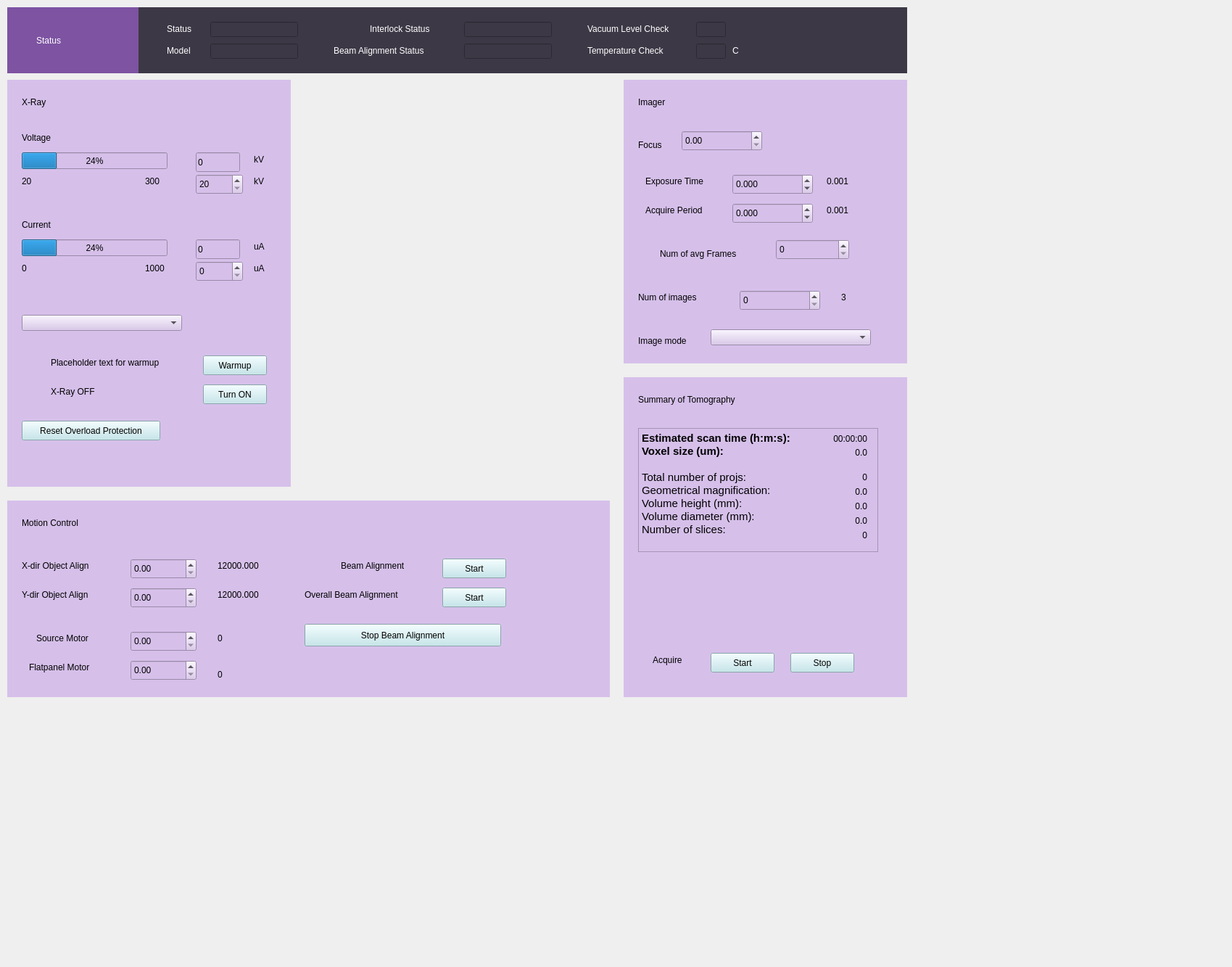
<?xml version="1.0" encoding="UTF-8"?>
<ui version="4.0">
 <class>xrayControl</class>
 <widget class="QWidget" name="xrayControl">
  <property name="geometry">
   <rect>
    <x>0</x>
    <y>0</y>
    <width>1699</width>
    <height>1333</height>
   </rect>
  </property>
  <property name="windowTitle">
   <string>Dialog</string>
  </property>
  <property name="styleSheet">
   <string notr="true">QPushButton
{
   background-color:red;
}</string>
  </property>
  <widget class="QWidget" name="widget" native="true">
   <property name="geometry">
    <rect>
     <x>190</x>
     <y>10</y>
     <width>1061</width>
     <height>91</height>
    </rect>
   </property>
   <property name="styleSheet">
    <string notr="true">color: rgb(255, 255, 255);
background-color: rgb(61, 56, 70);</string>
   </property>
   <widget class="QLabel" name="label_2">
    <property name="geometry">
     <rect>
      <x>40</x>
      <y>20</y>
      <width>51</width>
      <height>19</height>
     </rect>
    </property>
    <property name="text">
     <string>Status</string>
    </property>
   </widget>
   <widget class="QLineEdit" name="brstatus">
    <property name="geometry">
     <rect>
      <x>100</x>
      <y>20</y>
      <width>121</width>
      <height>21</height>
     </rect>
    </property>
    <property name="text">
     <string/>
    </property>
    <property name="readOnly">
     <bool>true</bool>
    </property>
   </widget>
   <widget class="QLabel" name="label">
    <property name="geometry">
     <rect>
      <x>270</x>
      <y>50</y>
      <width>161</width>
      <height>19</height>
     </rect>
    </property>
    <property name="text">
     <string>Beam Alignment Status</string>
    </property>
   </widget>
   <widget class="QLineEdit" name="brbeam_align">
    <property name="geometry">
     <rect>
      <x>450</x>
      <y>50</y>
      <width>121</width>
      <height>21</height>
     </rect>
    </property>
    <property name="text">
     <string/>
    </property>
    <property name="readOnly">
     <bool>true</bool>
    </property>
   </widget>
   <widget class="QLabel" name="label_3">
    <property name="geometry">
     <rect>
      <x>320</x>
      <y>20</y>
      <width>111</width>
      <height>20</height>
     </rect>
    </property>
    <property name="text">
     <string>Interlock Status</string>
    </property>
   </widget>
   <widget class="QLineEdit" name="brinterlock">
    <property name="geometry">
     <rect>
      <x>450</x>
      <y>20</y>
      <width>121</width>
      <height>21</height>
     </rect>
    </property>
    <property name="text">
     <string/>
    </property>
    <property name="readOnly">
     <bool>true</bool>
    </property>
   </widget>
   <widget class="QLabel" name="label_4">
    <property name="geometry">
     <rect>
      <x>620</x>
      <y>20</y>
      <width>141</width>
      <height>19</height>
     </rect>
    </property>
    <property name="text">
     <string>Vacuum Level Check</string>
    </property>
   </widget>
   <widget class="QLabel" name="label_5">
    <property name="geometry">
     <rect>
      <x>620</x>
      <y>50</y>
      <width>131</width>
      <height>20</height>
     </rect>
    </property>
    <property name="text">
     <string>Temperature Check</string>
    </property>
   </widget>
   <widget class="QLineEdit" name="brvacuum">
    <property name="geometry">
     <rect>
      <x>770</x>
      <y>20</y>
      <width>41</width>
      <height>21</height>
     </rect>
    </property>
    <property name="text">
     <string/>
    </property>
    <property name="readOnly">
     <bool>true</bool>
    </property>
   </widget>
   <widget class="QLineEdit" name="brtemperature">
    <property name="geometry">
     <rect>
      <x>770</x>
      <y>50</y>
      <width>41</width>
      <height>21</height>
     </rect>
    </property>
    <property name="text">
     <string/>
    </property>
    <property name="readOnly">
     <bool>true</bool>
    </property>
   </widget>
   <widget class="QLabel" name="label_6">
    <property name="geometry">
     <rect>
      <x>820</x>
      <y>50</y>
      <width>16</width>
      <height>19</height>
     </rect>
    </property>
    <property name="text">
     <string>C</string>
    </property>
   </widget>
   <widget class="QLabel" name="label_20">
    <property name="geometry">
     <rect>
      <x>40</x>
      <y>50</y>
      <width>51</width>
      <height>19</height>
     </rect>
    </property>
    <property name="text">
     <string>Model</string>
    </property>
   </widget>
   <widget class="QLineEdit" name="brmodel">
    <property name="geometry">
     <rect>
      <x>100</x>
      <y>50</y>
      <width>121</width>
      <height>21</height>
     </rect>
    </property>
    <property name="text">
     <string/>
    </property>
    <property name="readOnly">
     <bool>true</bool>
    </property>
   </widget>
  </widget>
  <widget class="QWidget" name="verticalLayoutWidget">
   <property name="geometry">
    <rect>
     <x>420</x>
     <y>110</y>
     <width>421</width>
     <height>561</height>
    </rect>
   </property>
   <layout class="QVBoxLayout" name="place_panel"/>
  </widget>
  <widget class="QWidget" name="widget_2" native="true">
   <property name="geometry">
    <rect>
     <x>10</x>
     <y>110</y>
     <width>391</width>
     <height>561</height>
    </rect>
   </property>
   <property name="styleSheet">
    <string notr="true">background-color: rgb(214, 192, 234);</string>
   </property>
   <widget class="QWidget" name="widget_3" native="true">
    <property name="geometry">
     <rect>
      <x>10</x>
      <y>60</y>
      <width>361</width>
      <height>491</height>
     </rect>
    </property>
    <property name="styleSheet">
     <string notr="true"/>
    </property>
    <widget class="QLabel" name="label_27">
     <property name="geometry">
      <rect>
       <x>10</x>
       <y>190</y>
       <width>21</width>
       <height>20</height>
      </rect>
     </property>
     <property name="font">
      <font>
       <pointsize>9</pointsize>
      </font>
     </property>
     <property name="text">
      <string>0</string>
     </property>
    </widget>
    <widget class="QLineEdit" name="brvoltage">
     <property name="geometry">
      <rect>
       <x>250</x>
       <y>40</y>
       <width>61</width>
       <height>27</height>
      </rect>
     </property>
     <property name="text">
      <string>0</string>
     </property>
     <property name="readOnly">
      <bool>true</bool>
     </property>
    </widget>
    <widget class="QSpinBox" name="bwvoltage">
     <property name="geometry">
      <rect>
       <x>250</x>
       <y>70</y>
       <width>65</width>
       <height>28</height>
      </rect>
     </property>
     <property name="minimum">
      <number>20</number>
     </property>
     <property name="maximum">
      <number>300</number>
     </property>
    </widget>
    <widget class="QLineEdit" name="brcurrent">
     <property name="geometry">
      <rect>
       <x>250</x>
       <y>160</y>
       <width>61</width>
       <height>27</height>
      </rect>
     </property>
     <property name="text">
      <string>0</string>
     </property>
     <property name="readOnly">
      <bool>true</bool>
     </property>
    </widget>
    <widget class="QLabel" name="label_10">
     <property name="geometry">
      <rect>
       <x>330</x>
       <y>160</y>
       <width>21</width>
       <height>19</height>
      </rect>
     </property>
     <property name="text">
      <string>uA</string>
     </property>
    </widget>
    <widget class="QLabel" name="label_7">
     <property name="geometry">
      <rect>
       <x>10</x>
       <y>10</y>
       <width>66</width>
       <height>19</height>
      </rect>
     </property>
     <property name="text">
      <string>Voltage</string>
     </property>
    </widget>
    <widget class="QProgressBar" name="progress_voltage">
     <property name="geometry">
      <rect>
       <x>10</x>
       <y>40</y>
       <width>201</width>
       <height>23</height>
      </rect>
     </property>
     <property name="value">
      <number>24</number>
     </property>
    </widget>
    <widget class="QLabel" name="label_8">
     <property name="geometry">
      <rect>
       <x>330</x>
       <y>40</y>
       <width>21</width>
       <height>19</height>
      </rect>
     </property>
     <property name="text">
      <string>kV</string>
     </property>
    </widget>
    <widget class="QLabel" name="label_26">
     <property name="geometry">
      <rect>
       <x>180</x>
       <y>190</y>
       <width>41</width>
       <height>20</height>
      </rect>
     </property>
     <property name="font">
      <font>
       <pointsize>9</pointsize>
      </font>
     </property>
     <property name="text">
      <string>1000</string>
     </property>
    </widget>
    <widget class="QLabel" name="label_12">
     <property name="geometry">
      <rect>
       <x>10</x>
       <y>130</y>
       <width>66</width>
       <height>19</height>
      </rect>
     </property>
     <property name="text">
      <string>Current</string>
     </property>
    </widget>
    <widget class="QLabel" name="label_25">
     <property name="geometry">
      <rect>
       <x>10</x>
       <y>70</y>
       <width>21</width>
       <height>20</height>
      </rect>
     </property>
     <property name="font">
      <font>
       <pointsize>9</pointsize>
      </font>
     </property>
     <property name="text">
      <string>20</string>
     </property>
    </widget>
    <widget class="QSpinBox" name="bwcurrent">
     <property name="geometry">
      <rect>
       <x>250</x>
       <y>190</y>
       <width>65</width>
       <height>28</height>
      </rect>
     </property>
     <property name="maximum">
      <number>1000</number>
     </property>
    </widget>
    <widget class="QLabel" name="label_24">
     <property name="geometry">
      <rect>
       <x>180</x>
       <y>70</y>
       <width>31</width>
       <height>20</height>
      </rect>
     </property>
     <property name="font">
      <font>
       <pointsize>9</pointsize>
      </font>
     </property>
     <property name="text">
      <string>300</string>
     </property>
    </widget>
    <widget class="QLabel" name="label_11">
     <property name="geometry">
      <rect>
       <x>330</x>
       <y>190</y>
       <width>21</width>
       <height>19</height>
      </rect>
     </property>
     <property name="text">
      <string>uA</string>
     </property>
    </widget>
    <widget class="QProgressBar" name="progress_current">
     <property name="geometry">
      <rect>
       <x>10</x>
       <y>160</y>
       <width>201</width>
       <height>23</height>
      </rect>
     </property>
     <property name="value">
      <number>24</number>
     </property>
    </widget>
    <widget class="QLabel" name="label_9">
     <property name="geometry">
      <rect>
       <x>330</x>
       <y>70</y>
       <width>21</width>
       <height>19</height>
      </rect>
     </property>
     <property name="text">
      <string>kV</string>
     </property>
    </widget>
    <widget class="QWidget" name="verticalLayoutWidget_2">
     <property name="geometry">
      <rect>
       <x>10</x>
       <y>260</y>
       <width>221</width>
       <height>31</height>
      </rect>
     </property>
     <layout class="QVBoxLayout" name="layout_filter_menu">
      <item>
       <widget class="QComboBox" name="filter_menu"/>
      </item>
     </layout>
    </widget>
    <widget class="QPushButton" name="bwarmup">
     <property name="geometry">
      <rect>
       <x>260</x>
       <y>320</y>
       <width>88</width>
       <height>27</height>
      </rect>
     </property>
     <property name="styleSheet">
      <string notr="true">border-color: rgb(107, 185, 196);
background-color: rgb(189, 229, 235);
selection-background-color: rgb(220, 239, 242);
selection-color: white
</string>
     </property>
     <property name="text">
      <string>Warmup</string>
     </property>
    </widget>
    <widget class="QLabel" name="xray_info">
     <property name="geometry">
      <rect>
       <x>50</x>
       <y>360</y>
       <width>91</width>
       <height>19</height>
      </rect>
     </property>
     <property name="text">
      <string>X-Ray OFF</string>
     </property>
    </widget>
    <widget class="QPushButton" name="bxray">
     <property name="geometry">
      <rect>
       <x>260</x>
       <y>360</y>
       <width>88</width>
       <height>27</height>
      </rect>
     </property>
     <property name="styleSheet">
      <string notr="true">border-color: rgb(107, 185, 196);
background-color: rgb(189, 229, 235);</string>
     </property>
     <property name="text">
      <string>Turn ON</string>
     </property>
    </widget>
    <widget class="QPushButton" name="breset">
     <property name="geometry">
      <rect>
       <x>10</x>
       <y>410</y>
       <width>191</width>
       <height>27</height>
      </rect>
     </property>
     <property name="styleSheet">
      <string notr="true">border-color: rgb(107, 185, 196);
background-color: rgb(189, 229, 235);</string>
     </property>
     <property name="text">
      <string>Reset Overload Protection</string>
     </property>
    </widget>
    <widget class="QLabel" name="label_34">
     <property name="geometry">
      <rect>
       <x>50</x>
       <y>320</y>
       <width>201</width>
       <height>20</height>
      </rect>
     </property>
     <property name="text">
      <string>Placeholder text for warmup</string>
     </property>
    </widget>
   </widget>
   <widget class="QLabel" name="label_31">
    <property name="geometry">
     <rect>
      <x>20</x>
      <y>10</y>
      <width>231</width>
      <height>41</height>
     </rect>
    </property>
    <property name="styleSheet">
     <string notr="true">font: 75 20pt &quot;Ubuntu Sans Bold&quot;;</string>
    </property>
    <property name="text">
     <string>X-Ray</string>
    </property>
   </widget>
  </widget>
  <widget class="QWidget" name="widget_4" native="true">
   <property name="geometry">
    <rect>
     <x>860</x>
     <y>110</y>
     <width>391</width>
     <height>391</height>
    </rect>
   </property>
   <property name="styleSheet">
    <string notr="true">background-color: rgb(214, 192, 234);</string>
   </property>
   <widget class="QWidget" name="widget_5" native="true">
    <property name="geometry">
     <rect>
      <x>10</x>
      <y>60</y>
      <width>361</width>
      <height>321</height>
     </rect>
    </property>
    <property name="styleSheet">
     <string notr="true"/>
    </property>
    <widget class="QDoubleSpinBox" name="bwfocus">
     <property name="geometry">
      <rect>
       <x>70</x>
       <y>10</y>
       <width>111</width>
       <height>28</height>
      </rect>
     </property>
     <property name="maximum">
      <double>23000.000000000000000</double>
     </property>
    </widget>
    <widget class="QLabel" name="label_13">
     <property name="geometry">
      <rect>
       <x>10</x>
       <y>20</y>
       <width>41</width>
       <height>19</height>
      </rect>
     </property>
     <property name="text">
      <string>Focus</string>
     </property>
    </widget>
    <widget class="QLabel" name="label_15">
     <property name="geometry">
      <rect>
       <x>20</x>
       <y>110</y>
       <width>101</width>
       <height>19</height>
      </rect>
     </property>
     <property name="text">
      <string>Acquire Period</string>
     </property>
    </widget>
    <widget class="QLabel" name="label_14">
     <property name="geometry">
      <rect>
       <x>20</x>
       <y>70</y>
       <width>101</width>
       <height>19</height>
      </rect>
     </property>
     <property name="text">
      <string>Exposure Time</string>
     </property>
    </widget>
    <widget class="QDoubleSpinBox" name="bwacquire_time">
     <property name="geometry">
      <rect>
       <x>140</x>
       <y>70</y>
       <width>111</width>
       <height>28</height>
      </rect>
     </property>
     <property name="decimals">
      <number>3</number>
     </property>
     <property name="minimum">
      <double>-99.989999999999995</double>
     </property>
    </widget>
    <widget class="QLabel" name="bracquire_time">
     <property name="geometry">
      <rect>
       <x>270</x>
       <y>70</y>
       <width>66</width>
       <height>19</height>
      </rect>
     </property>
     <property name="text">
      <string>0.001</string>
     </property>
    </widget>
    <widget class="QDoubleSpinBox" name="bwacquire_period">
     <property name="geometry">
      <rect>
       <x>140</x>
       <y>110</y>
       <width>111</width>
       <height>28</height>
      </rect>
     </property>
     <property name="decimals">
      <number>3</number>
     </property>
     <property name="minimum">
      <double>-99.989999999999995</double>
     </property>
    </widget>
    <widget class="QLabel" name="bracquire_period">
     <property name="geometry">
      <rect>
       <x>270</x>
       <y>110</y>
       <width>66</width>
       <height>19</height>
      </rect>
     </property>
     <property name="text">
      <string>0.001</string>
     </property>
    </widget>
    <widget class="QSpinBox" name="bwvoltage_2">
     <property name="geometry">
      <rect>
       <x>200</x>
       <y>160</y>
       <width>101</width>
       <height>28</height>
      </rect>
     </property>
     <property name="minimum">
      <number>0</number>
     </property>
     <property name="maximum">
      <number>1000</number>
     </property>
    </widget>
    <widget class="QLabel" name="label_23">
     <property name="geometry">
      <rect>
       <x>40</x>
       <y>170</y>
       <width>141</width>
       <height>19</height>
      </rect>
     </property>
     <property name="text">
      <string>Num of avg Frames</string>
     </property>
    </widget>
    <widget class="QLabel" name="label_29">
     <property name="geometry">
      <rect>
       <x>10</x>
       <y>230</y>
       <width>111</width>
       <height>19</height>
      </rect>
     </property>
     <property name="text">
      <string>Num of images</string>
     </property>
    </widget>
    <widget class="QSpinBox" name="bwnum_images">
     <property name="geometry">
      <rect>
       <x>150</x>
       <y>230</y>
       <width>111</width>
       <height>28</height>
      </rect>
     </property>
     <property name="maximum">
      <number>1000</number>
     </property>
    </widget>
    <widget class="QLabel" name="brnum_images">
     <property name="geometry">
      <rect>
       <x>290</x>
       <y>230</y>
       <width>66</width>
       <height>19</height>
      </rect>
     </property>
     <property name="text">
      <string>3</string>
     </property>
    </widget>
    <widget class="QLabel" name="label_28">
     <property name="geometry">
      <rect>
       <x>10</x>
       <y>290</y>
       <width>91</width>
       <height>19</height>
      </rect>
     </property>
     <property name="text">
      <string>Image mode</string>
     </property>
    </widget>
    <widget class="QWidget" name="verticalLayoutWidget_3">
     <property name="geometry">
      <rect>
       <x>110</x>
       <y>280</y>
       <width>221</width>
       <height>31</height>
      </rect>
     </property>
     <layout class="QVBoxLayout" name="layout_image_mode_menu">
      <item>
       <widget class="QComboBox" name="image_mode_menu"/>
      </item>
     </layout>
    </widget>
   </widget>
   <widget class="QLabel" name="label_32">
    <property name="geometry">
     <rect>
      <x>20</x>
      <y>10</y>
      <width>231</width>
      <height>41</height>
     </rect>
    </property>
    <property name="styleSheet">
     <string notr="true">font: 75 20pt &quot;Ubuntu Sans Bold&quot;;</string>
    </property>
    <property name="text">
     <string>Imager</string>
    </property>
   </widget>
  </widget>
  <widget class="QWidget" name="widget_6" native="true">
   <property name="geometry">
    <rect>
     <x>860</x>
     <y>520</y>
     <width>391</width>
     <height>441</height>
    </rect>
   </property>
   <property name="styleSheet">
    <string notr="true">background-color: rgb(214, 192, 234);</string>
   </property>
   <widget class="QWidget" name="widget_7" native="true">
    <property name="geometry">
     <rect>
      <x>10</x>
      <y>60</y>
      <width>361</width>
      <height>371</height>
     </rect>
    </property>
    <property name="styleSheet">
     <string notr="true"/>
    </property>
    <widget class="QLabel" name="label_16">
     <property name="geometry">
      <rect>
       <x>30</x>
       <y>320</y>
       <width>66</width>
       <height>19</height>
      </rect>
     </property>
     <property name="text">
      <string>Acquire</string>
     </property>
    </widget>
    <widget class="QPushButton" name="bstop">
     <property name="geometry">
      <rect>
       <x>220</x>
       <y>320</y>
       <width>88</width>
       <height>27</height>
      </rect>
     </property>
     <property name="styleSheet">
      <string notr="true">border-color: rgb(107, 185, 196);
background-color: rgb(189, 229, 235);</string>
     </property>
     <property name="text">
      <string>Stop</string>
     </property>
    </widget>
    <widget class="QPushButton" name="bstart">
     <property name="geometry">
      <rect>
       <x>110</x>
       <y>320</y>
       <width>88</width>
       <height>27</height>
      </rect>
     </property>
     <property name="styleSheet">
      <string notr="true">border-color: rgb(107, 185, 196);
background-color: rgb(189, 229, 235);</string>
     </property>
     <property name="text">
      <string>Start</string>
     </property>
     <property name="checkable">
      <bool>false</bool>
     </property>
     <property name="checked">
      <bool>false</bool>
     </property>
     <property name="default">
      <bool>false</bool>
     </property>
     <property name="flat">
      <bool>false</bool>
     </property>
    </widget>
    <widget class="QTextEdit" name="textEdit">
     <property name="geometry">
      <rect>
       <x>10</x>
       <y>10</y>
       <width>331</width>
       <height>171</height>
      </rect>
     </property>
     <property name="styleSheet">
      <string notr="true">border-color: rgb(214, 192, 234);</string>
     </property>
     <property name="readOnly">
      <bool>true</bool>
     </property>
     <property name="html">
      <string>&lt;!DOCTYPE HTML PUBLIC &quot;-//W3C//DTD HTML 4.0//EN&quot; &quot;http://www.w3.org/TR/REC-html40/strict.dtd&quot;&gt;
&lt;html&gt;&lt;head&gt;&lt;meta name=&quot;qrichtext&quot; content=&quot;1&quot; /&gt;&lt;style type=&quot;text/css&quot;&gt;
p, li { white-space: pre-wrap; }
&lt;/style&gt;&lt;/head&gt;&lt;body style=&quot; font-family:'Ubuntu Sans'; font-size:11pt; font-weight:400; font-style:normal;&quot;&gt;
&lt;p style=&quot; margin-top:0px; margin-bottom:0px; margin-left:0px; margin-right:0px; -qt-block-indent:0; text-indent:0px;&quot;&gt;&lt;span style=&quot; font-weight:600;&quot;&gt;Estimated scan time (h:m:s):&lt;/span&gt;&lt;/p&gt;
&lt;p style=&quot; margin-top:0px; margin-bottom:0px; margin-left:0px; margin-right:0px; -qt-block-indent:0; text-indent:0px;&quot;&gt;&lt;span style=&quot; font-weight:600;&quot;&gt;Voxel size (um):&lt;/span&gt;&lt;/p&gt;
&lt;p style=&quot;-qt-paragraph-type:empty; margin-top:0px; margin-bottom:0px; margin-left:0px; margin-right:0px; -qt-block-indent:0; text-indent:0px; font-weight:600;&quot;&gt;&lt;br /&gt;&lt;/p&gt;
&lt;p style=&quot; margin-top:0px; margin-bottom:0px; margin-left:0px; margin-right:0px; -qt-block-indent:0; text-indent:0px;&quot;&gt;Total number of projs:&lt;/p&gt;
&lt;p style=&quot; margin-top:0px; margin-bottom:0px; margin-left:0px; margin-right:0px; -qt-block-indent:0; text-indent:0px;&quot;&gt;Geometrical magnification:&lt;/p&gt;
&lt;p style=&quot; margin-top:0px; margin-bottom:0px; margin-left:0px; margin-right:0px; -qt-block-indent:0; text-indent:0px;&quot;&gt;Volume height (mm):&lt;/p&gt;
&lt;p style=&quot; margin-top:0px; margin-bottom:0px; margin-left:0px; margin-right:0px; -qt-block-indent:0; text-indent:0px;&quot;&gt;Volume diameter (mm):&lt;/p&gt;
&lt;p style=&quot; margin-top:0px; margin-bottom:0px; margin-left:0px; margin-right:0px; -qt-block-indent:0; text-indent:0px;&quot;&gt;Number of slices:&lt;/p&gt;&lt;/body&gt;&lt;/html&gt;</string>
     </property>
    </widget>
    <widget class="QLabel" name="label_35">
     <property name="geometry">
      <rect>
       <x>260</x>
       <y>16</y>
       <width>66</width>
       <height>19</height>
      </rect>
     </property>
     <property name="text">
      <string>&lt;html&gt;&lt;head/&gt;&lt;body&gt;&lt;p align=&quot;right&quot;&gt;00:00:00&lt;/p&gt;&lt;/body&gt;&lt;/html&gt;</string>
     </property>
    </widget>
    <widget class="QLabel" name="label_36">
     <property name="geometry">
      <rect>
       <x>260</x>
       <y>35</y>
       <width>66</width>
       <height>19</height>
      </rect>
     </property>
     <property name="text">
      <string>&lt;html&gt;&lt;head/&gt;&lt;body&gt;&lt;p align=&quot;right&quot;&gt;0.0&lt;/p&gt;&lt;/body&gt;&lt;/html&gt;</string>
     </property>
    </widget>
    <widget class="QLabel" name="label_37">
     <property name="geometry">
      <rect>
       <x>260</x>
       <y>69</y>
       <width>66</width>
       <height>19</height>
      </rect>
     </property>
     <property name="text">
      <string>&lt;html&gt;&lt;head/&gt;&lt;body&gt;&lt;p align=&quot;right&quot;&gt;0&lt;/p&gt;&lt;/body&gt;&lt;/html&gt;</string>
     </property>
    </widget>
    <widget class="QLabel" name="label_38">
     <property name="geometry">
      <rect>
       <x>260</x>
       <y>89</y>
       <width>66</width>
       <height>19</height>
      </rect>
     </property>
     <property name="text">
      <string>&lt;html&gt;&lt;head/&gt;&lt;body&gt;&lt;p align=&quot;right&quot;&gt;0.0&lt;/p&gt;&lt;/body&gt;&lt;/html&gt;</string>
     </property>
    </widget>
    <widget class="QLabel" name="label_40">
     <property name="geometry">
      <rect>
       <x>260</x>
       <y>109</y>
       <width>66</width>
       <height>19</height>
      </rect>
     </property>
     <property name="text">
      <string>&lt;html&gt;&lt;head/&gt;&lt;body&gt;&lt;p align=&quot;right&quot;&gt;0.0&lt;/p&gt;&lt;/body&gt;&lt;/html&gt;</string>
     </property>
    </widget>
    <widget class="QLabel" name="label_41">
     <property name="geometry">
      <rect>
       <x>260</x>
       <y>129</y>
       <width>66</width>
       <height>19</height>
      </rect>
     </property>
     <property name="text">
      <string>&lt;html&gt;&lt;head/&gt;&lt;body&gt;&lt;p align=&quot;right&quot;&gt;0.0&lt;/p&gt;&lt;/body&gt;&lt;/html&gt;</string>
     </property>
    </widget>
    <widget class="QLabel" name="label_42">
     <property name="geometry">
      <rect>
       <x>260</x>
       <y>149</y>
       <width>66</width>
       <height>19</height>
      </rect>
     </property>
     <property name="text">
      <string>&lt;html&gt;&lt;head/&gt;&lt;body&gt;&lt;p align=&quot;right&quot;&gt;0&lt;/p&gt;&lt;/body&gt;&lt;/html&gt;</string>
     </property>
    </widget>
   </widget>
   <widget class="QLabel" name="label_39">
    <property name="geometry">
     <rect>
      <x>20</x>
      <y>10</y>
      <width>361</width>
      <height>41</height>
     </rect>
    </property>
    <property name="styleSheet">
     <string notr="true">font: 75 20pt &quot;Ubuntu Sans Bold&quot;;</string>
    </property>
    <property name="text">
     <string>Summary of Tomography</string>
    </property>
   </widget>
  </widget>
  <widget class="QWidget" name="widget_8" native="true">
   <property name="geometry">
    <rect>
     <x>10</x>
     <y>690</y>
     <width>831</width>
     <height>271</height>
    </rect>
   </property>
   <property name="styleSheet">
    <string notr="true">background-color: rgb(214, 192, 234);</string>
   </property>
   <widget class="QWidget" name="widget_12" native="true">
    <property name="geometry">
     <rect>
      <x>10</x>
      <y>60</y>
      <width>801</width>
      <height>201</height>
     </rect>
    </property>
    <property name="styleSheet">
     <string notr="true"/>
    </property>
    <widget class="QDoubleSpinBox" name="bwalign_y">
     <property name="geometry">
      <rect>
       <x>160</x>
       <y>60</y>
       <width>91</width>
       <height>28</height>
      </rect>
     </property>
     <property name="maximum">
      <double>12000.000000000000000</double>
     </property>
    </widget>
    <widget class="QLabel" name="bralign_x">
     <property name="geometry">
      <rect>
       <x>280</x>
       <y>20</y>
       <width>71</width>
       <height>19</height>
      </rect>
     </property>
     <property name="text">
      <string>12000.000</string>
     </property>
    </widget>
    <widget class="QDoubleSpinBox" name="bwalign_x">
     <property name="geometry">
      <rect>
       <x>160</x>
       <y>20</y>
       <width>91</width>
       <height>28</height>
      </rect>
     </property>
     <property name="maximum">
      <double>12000.000000000000000</double>
     </property>
    </widget>
    <widget class="QLabel" name="label_17">
     <property name="geometry">
      <rect>
       <x>10</x>
       <y>20</y>
       <width>121</width>
       <height>19</height>
      </rect>
     </property>
     <property name="text">
      <string>X-dir Object Align</string>
     </property>
    </widget>
    <widget class="QLabel" name="bralign_y">
     <property name="geometry">
      <rect>
       <x>280</x>
       <y>60</y>
       <width>71</width>
       <height>19</height>
      </rect>
     </property>
     <property name="text">
      <string>12000.000</string>
     </property>
    </widget>
    <widget class="QLabel" name="label_18">
     <property name="geometry">
      <rect>
       <x>10</x>
       <y>60</y>
       <width>121</width>
       <height>19</height>
      </rect>
     </property>
     <property name="text">
      <string>Y-dir Object Align</string>
     </property>
    </widget>
    <widget class="QLabel" name="label_19">
     <property name="geometry">
      <rect>
       <x>450</x>
       <y>20</y>
       <width>121</width>
       <height>19</height>
      </rect>
     </property>
     <property name="text">
      <string>Beam Alignment</string>
     </property>
    </widget>
    <widget class="QLabel" name="label_33">
     <property name="geometry">
      <rect>
       <x>400</x>
       <y>60</y>
       <width>171</width>
       <height>19</height>
      </rect>
     </property>
     <property name="text">
      <string>Overall Beam Alignment</string>
     </property>
    </widget>
    <widget class="QPushButton" name="balign_beam">
     <property name="geometry">
      <rect>
       <x>590</x>
       <y>20</y>
       <width>88</width>
       <height>27</height>
      </rect>
     </property>
     <property name="styleSheet">
      <string notr="true">border-color: rgb(107, 185, 196);
background-color: rgb(189, 229, 235);</string>
     </property>
     <property name="text">
      <string>Start</string>
     </property>
    </widget>
    <widget class="QPushButton" name="balign_all">
     <property name="geometry">
      <rect>
       <x>590</x>
       <y>60</y>
       <width>88</width>
       <height>27</height>
      </rect>
     </property>
     <property name="styleSheet">
      <string notr="true">border-color: rgb(107, 185, 196);
background-color: rgb(189, 229, 235);</string>
     </property>
     <property name="text">
      <string>Start</string>
     </property>
    </widget>
    <widget class="QPushButton" name="balign_stop">
     <property name="geometry">
      <rect>
       <x>400</x>
       <y>110</y>
       <width>271</width>
       <height>31</height>
      </rect>
     </property>
     <property name="styleSheet">
      <string notr="true">border-color: rgb(107, 185, 196);
background-color: rgb(189, 229, 235);</string>
     </property>
     <property name="text">
      <string>Stop Beam Alignment</string>
     </property>
    </widget>
    <widget class="QDoubleSpinBox" name="bwsource_motor">
     <property name="geometry">
      <rect>
       <x>160</x>
       <y>120</y>
       <width>91</width>
       <height>28</height>
      </rect>
     </property>
     <property name="maximum">
      <double>100.000000000000000</double>
     </property>
    </widget>
    <widget class="QLabel" name="label_21">
     <property name="geometry">
      <rect>
       <x>30</x>
       <y>120</y>
       <width>91</width>
       <height>19</height>
      </rect>
     </property>
     <property name="text">
      <string>Source Motor</string>
     </property>
    </widget>
    <widget class="QLabel" name="brsource_motor">
     <property name="geometry">
      <rect>
       <x>280</x>
       <y>120</y>
       <width>66</width>
       <height>19</height>
      </rect>
     </property>
     <property name="text">
      <string>0</string>
     </property>
    </widget>
    <widget class="QLabel" name="label_22">
     <property name="geometry">
      <rect>
       <x>20</x>
       <y>160</y>
       <width>111</width>
       <height>19</height>
      </rect>
     </property>
     <property name="text">
      <string>Flatpanel Motor</string>
     </property>
    </widget>
    <widget class="QDoubleSpinBox" name="bwflatpanel_motor">
     <property name="geometry">
      <rect>
       <x>160</x>
       <y>160</y>
       <width>91</width>
       <height>28</height>
      </rect>
     </property>
     <property name="maximum">
      <double>100.000000000000000</double>
     </property>
    </widget>
    <widget class="QLabel" name="brflatpanel_motor">
     <property name="geometry">
      <rect>
       <x>280</x>
       <y>170</y>
       <width>66</width>
       <height>19</height>
      </rect>
     </property>
     <property name="text">
      <string>0</string>
     </property>
    </widget>
   </widget>
   <widget class="QLabel" name="label_43">
    <property name="geometry">
     <rect>
      <x>20</x>
      <y>10</y>
      <width>361</width>
      <height>41</height>
     </rect>
    </property>
    <property name="styleSheet">
     <string notr="true">font: 75 20pt &quot;Ubuntu Sans Bold&quot;;</string>
    </property>
    <property name="text">
     <string>Motion Control</string>
    </property>
   </widget>
  </widget>
  <widget class="QWidget" name="widget_13" native="true">
   <property name="geometry">
    <rect>
     <x>10</x>
     <y>10</y>
     <width>181</width>
     <height>91</height>
    </rect>
   </property>
   <property name="styleSheet">
    <string notr="true">background-color: rgb(125, 83, 162);</string>
   </property>
   <widget class="QLabel" name="label_30">
    <property name="geometry">
     <rect>
      <x>40</x>
      <y>30</y>
      <width>101</width>
      <height>31</height>
     </rect>
    </property>
    <property name="styleSheet">
     <string notr="true">font: 75 20pt &quot;Ubuntu Sans Bold&quot;;
color: rgb(255, 255, 255);</string>
    </property>
    <property name="text">
     <string>Status</string>
    </property>
   </widget>
  </widget>
 </widget>
 <resources/>
 <connections/>
</ui>
